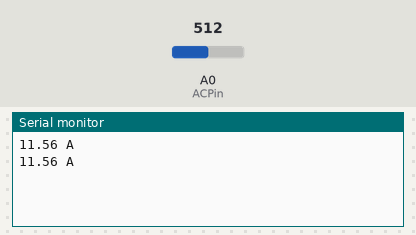
Recording of a sketch running on a simulated ESP8266 (NodeMCU). Shown: the last lines printed to the serial monitor. Inputs (shaded band) come from the test bench; at power-on: A0 (ACPin) = 512.

Above: at 2.7 s.
2.8 s: A0 (ACPin) set to 716
At 4.1 s:
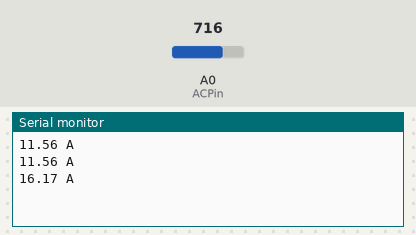
4.3 s: A0 (ACPin) set to 900
At 5.1 s:
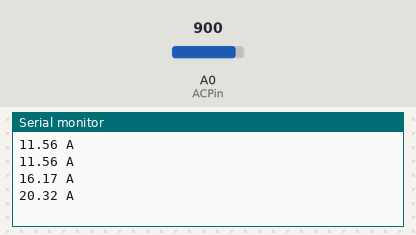
Timing chart, 0 to 7.3 s (numbered marks = the images above; inputs shaded):
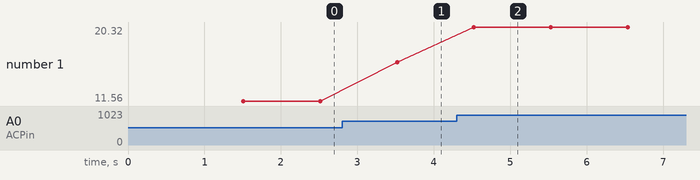

Measured:
- after the input at 2.8 s, the serial monitor: prints a new line after 0.72 s (image 1)
- after the input at 4.3 s, the serial monitor: prints a new line after 0.23 s (image 2)
- plotted number 1: 11.56 → 16.17 after the input at 2.8 s, 16.17 → 20.32 after the input at 4.3 s

The sketch:

IoT_Energy_Meter.ino
```cpp
/*
   This code is for the project
   IoT Energy Meter made by
   techiesms

   You can head to my YouTube channel
   to see the tutorial of this and
   many other IoT projects

   http://www.youtube.com/techiesms

   .      techiesms
   explore | learn | share
*/


#include "UbidotsESPMQTT.h" //https://github.com/ubidots/ubidots-mqtt-esp

const int ACPin = A0;         //set arduino signal read pin
#define ACTectionRange 20;    //set Non-invasive AC Current Sensor tection range (5A,10A,20A)

// VREF: Analog reference
// For Arduino UNO, Leonardo and mega2560, etc. change VREF to 5
// For Arduino Zero, Due, MKR Family, ESP32, etc. 3V3 controllers, change VREF to 3.3
#define VREF 3.27

/****************************************
   Define Constants
 ****************************************/
#define TOKEN "Yout_ubidots_token" // Your Ubidots TOKEN
#define WIFINAME "SSID" //Your SSID
#define WIFIPASS "PASS" // Your Wifi Pass

Ubidots client(TOKEN);

void callback(char* topic, byte* payload, unsigned int length) {
  Serial.print("Message arrived [");
  Serial.print(topic);
  Serial.print("] ");
  for (int i = 0; i < length; i++) {
    Serial.print((char)payload[i]);
  }
  Serial.println();
}


float Rate_of_Current_Value_per_min = 0;
float Current_Value = 0;
float Power  = 0;
float amount_consumed = 0;


float readACCurrentValue()
{
  float ACCurrtntValue = 0;
  float peakVoltage = 0;
  float voltageVirtualValue = 0;  //Vrms
  for (int i = 0; i < 5; i++)
  {
    peakVoltage += analogRead(ACPin);   //read peak voltage
    delay(1);
  }
  peakVoltage = peakVoltage / 5;
  voltageVirtualValue = peakVoltage * 0.707;    //change the peak voltage to the Virtual Value of voltage

  /*The circuit is amplified by 2 times, so it is divided by 2.*/
  voltageVirtualValue = (voltageVirtualValue / 1024 * VREF ) / 2;

  ACCurrtntValue = voltageVirtualValue * ACTectionRange;

  return ACCurrtntValue;
}

void setup()
{
  // put your setup code here, to run once:
  client.ubidotsSetBroker("business.api.ubidots.com"); // Sets the broker properly for the business account
  client.setDebug(true); // Pass a true or false bool value to activate debug messages
  Serial.begin(115200);
  client.wifiConnection(WIFINAME, WIFIPASS);
  client.begin(callback);

}

void loop()
{

  for (int k = 0; k < 60 ; k++)
  {

    float ACCurrentValue = readACCurrentValue(); //read AC Current Value
    Serial.print(ACCurrentValue);
    Serial.println(" A");
    Current_Value += ACCurrentValue;
    delay(1000);
  }


  Rate_of_Current_Value_per_min = Current_Value / 60;

  Serial.print("Rate of Current in a min"); Serial.print(Rate_of_Current_Value_per_min); Serial.println(" Am");

  if (!client.connected())
  {
    client.reconnect();
  }

  client.add("current", Rate_of_Current_Value_per_min);//Insert your variable Labels and the value to be sent
  client.ubidotsPublish("nodemcu");
  client.loop();
  Rate_of_Current_Value_per_min = 0;
  Current_Value = 0;

}
```
